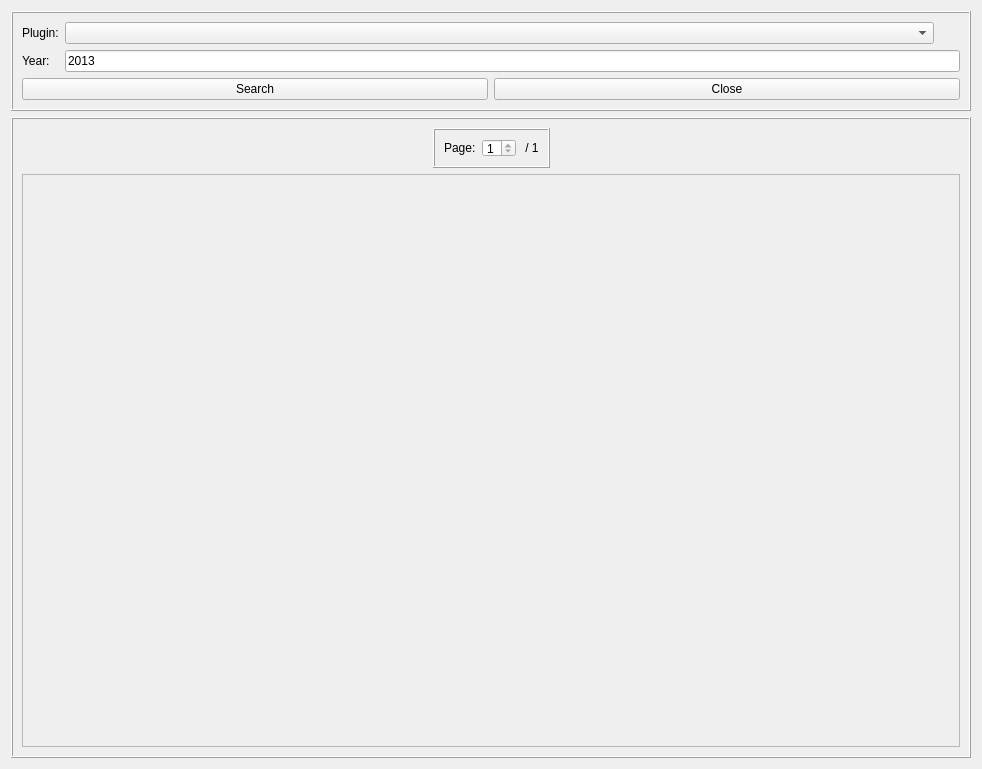
<?xml version="1.0" encoding="UTF-8"?>
<ui version="4.0">
 <class>webSearchWidget</class>
 <widget class="QWidget" name="webSearchWidget">
  <property name="geometry">
   <rect>
    <x>0</x>
    <y>0</y>
    <width>982</width>
    <height>769</height>
   </rect>
  </property>
  <property name="windowTitle">
   <string>Web search</string>
  </property>
  <layout class="QVBoxLayout" name="verticalLayout">
   <item>
    <widget class="QFrame" name="frame">
     <property name="maximumSize">
      <size>
       <width>16777215</width>
       <height>150</height>
      </size>
     </property>
     <property name="frameShape">
      <enum>QFrame::Box</enum>
     </property>
     <property name="frameShadow">
      <enum>QFrame::Raised</enum>
     </property>
     <layout class="QVBoxLayout" name="verticalLayout_2">
      <item>
       <layout class="QGridLayout" name="gridLayout_3">
        <item row="0" column="2">
         <widget class="QLabel" name="labelPluginImage">
          <property name="sizePolicy">
           <sizepolicy hsizetype="Preferred" vsizetype="Preferred">
            <horstretch>0</horstretch>
            <verstretch>0</verstretch>
           </sizepolicy>
          </property>
          <property name="text">
           <string/>
          </property>
         </widget>
        </item>
        <item row="0" column="0">
         <widget class="QLabel" name="label">
          <property name="sizePolicy">
           <sizepolicy hsizetype="Minimum" vsizetype="Preferred">
            <horstretch>0</horstretch>
            <verstretch>0</verstretch>
           </sizepolicy>
          </property>
          <property name="text">
           <string>Plugin:</string>
          </property>
         </widget>
        </item>
        <item row="1" column="0">
         <widget class="QLabel" name="label_2">
          <property name="sizePolicy">
           <sizepolicy hsizetype="Minimum" vsizetype="Preferred">
            <horstretch>0</horstretch>
            <verstretch>0</verstretch>
           </sizepolicy>
          </property>
          <property name="text">
           <string>Year:</string>
          </property>
         </widget>
        </item>
        <item row="0" column="1">
         <widget class="QComboBox" name="comboBoxPlugin">
          <property name="sizePolicy">
           <sizepolicy hsizetype="Expanding" vsizetype="Fixed">
            <horstretch>0</horstretch>
            <verstretch>0</verstretch>
           </sizepolicy>
          </property>
         </widget>
        </item>
        <item row="0" column="3">
         <widget class="QLabel" name="labelPluginLink">
          <property name="sizePolicy">
           <sizepolicy hsizetype="Preferred" vsizetype="Preferred">
            <horstretch>0</horstretch>
            <verstretch>0</verstretch>
           </sizepolicy>
          </property>
          <property name="text">
           <string/>
          </property>
          <property name="openExternalLinks">
           <bool>true</bool>
          </property>
         </widget>
        </item>
        <item row="1" column="1" colspan="3">
         <widget class="QLineEdit" name="lineEditYear">
          <property name="text">
           <string>2013</string>
          </property>
         </widget>
        </item>
       </layout>
      </item>
      <item>
       <layout class="QHBoxLayout" name="horizontalLayout_3">
        <item>
         <widget class="QPushButton" name="pushButtonSearch">
          <property name="text">
           <string>Search</string>
          </property>
         </widget>
        </item>
        <item>
         <widget class="QPushButton" name="pushButtonClose">
          <property name="text">
           <string>Close</string>
          </property>
         </widget>
        </item>
       </layout>
      </item>
     </layout>
    </widget>
   </item>
   <item>
    <widget class="QFrame" name="frame_2">
     <property name="frameShape">
      <enum>QFrame::Box</enum>
     </property>
     <property name="frameShadow">
      <enum>QFrame::Raised</enum>
     </property>
     <layout class="QGridLayout" name="gridLayout">
      <item row="0" column="0">
       <spacer name="horizontalSpacer_2">
        <property name="orientation">
         <enum>Qt::Horizontal</enum>
        </property>
        <property name="sizeHint" stdset="0">
         <size>
          <width>40</width>
          <height>20</height>
         </size>
        </property>
       </spacer>
      </item>
      <item row="0" column="2">
       <spacer name="horizontalSpacer">
        <property name="orientation">
         <enum>Qt::Horizontal</enum>
        </property>
        <property name="sizeHint" stdset="0">
         <size>
          <width>40</width>
          <height>20</height>
         </size>
        </property>
       </spacer>
      </item>
      <item row="0" column="1">
       <widget class="QFrame" name="frame_3">
        <property name="maximumSize">
         <size>
          <width>400</width>
          <height>40</height>
         </size>
        </property>
        <property name="frameShape">
         <enum>QFrame::Box</enum>
        </property>
        <property name="frameShadow">
         <enum>QFrame::Raised</enum>
        </property>
        <layout class="QHBoxLayout" name="horizontalLayout_4">
         <item>
          <widget class="QLabel" name="label_3">
           <property name="text">
            <string>Page:</string>
           </property>
          </widget>
         </item>
         <item>
          <widget class="QSpinBox" name="spinBoxPage">
           <property name="keyboardTracking">
            <bool>false</bool>
           </property>
           <property name="minimum">
            <number>1</number>
           </property>
           <property name="maximum">
            <number>1</number>
           </property>
          </widget>
         </item>
         <item>
          <widget class="QLabel" name="labelNbPages">
           <property name="text">
            <string> / 1</string>
           </property>
          </widget>
         </item>
        </layout>
       </widget>
      </item>
      <item row="1" column="0" colspan="3">
       <widget class="QScrollArea" name="scrollAreaFound">
        <property name="widgetResizable">
         <bool>true</bool>
        </property>
        <widget class="QWidget" name="scrollAreaWidgetContents">
         <property name="geometry">
          <rect>
           <x>0</x>
           <y>0</y>
           <width>940</width>
           <height>562</height>
          </rect>
         </property>
         <layout class="QHBoxLayout" name="horizontalLayout">
          <item>
           <layout class="QGridLayout" name="gridLayoutFound"/>
          </item>
         </layout>
        </widget>
       </widget>
      </item>
     </layout>
    </widget>
   </item>
  </layout>
 </widget>
 <resources/>
 <connections>
  <connection>
   <sender>pushButtonClose</sender>
   <signal>clicked()</signal>
   <receiver>webSearchWidget</receiver>
   <slot>close()</slot>
   <hints>
    <hint type="sourcelabel">
     <x>657</x>
     <y>100</y>
    </hint>
    <hint type="destinationlabel">
     <x>3</x>
     <y>119</y>
    </hint>
   </hints>
  </connection>
 </connections>
</ui>
